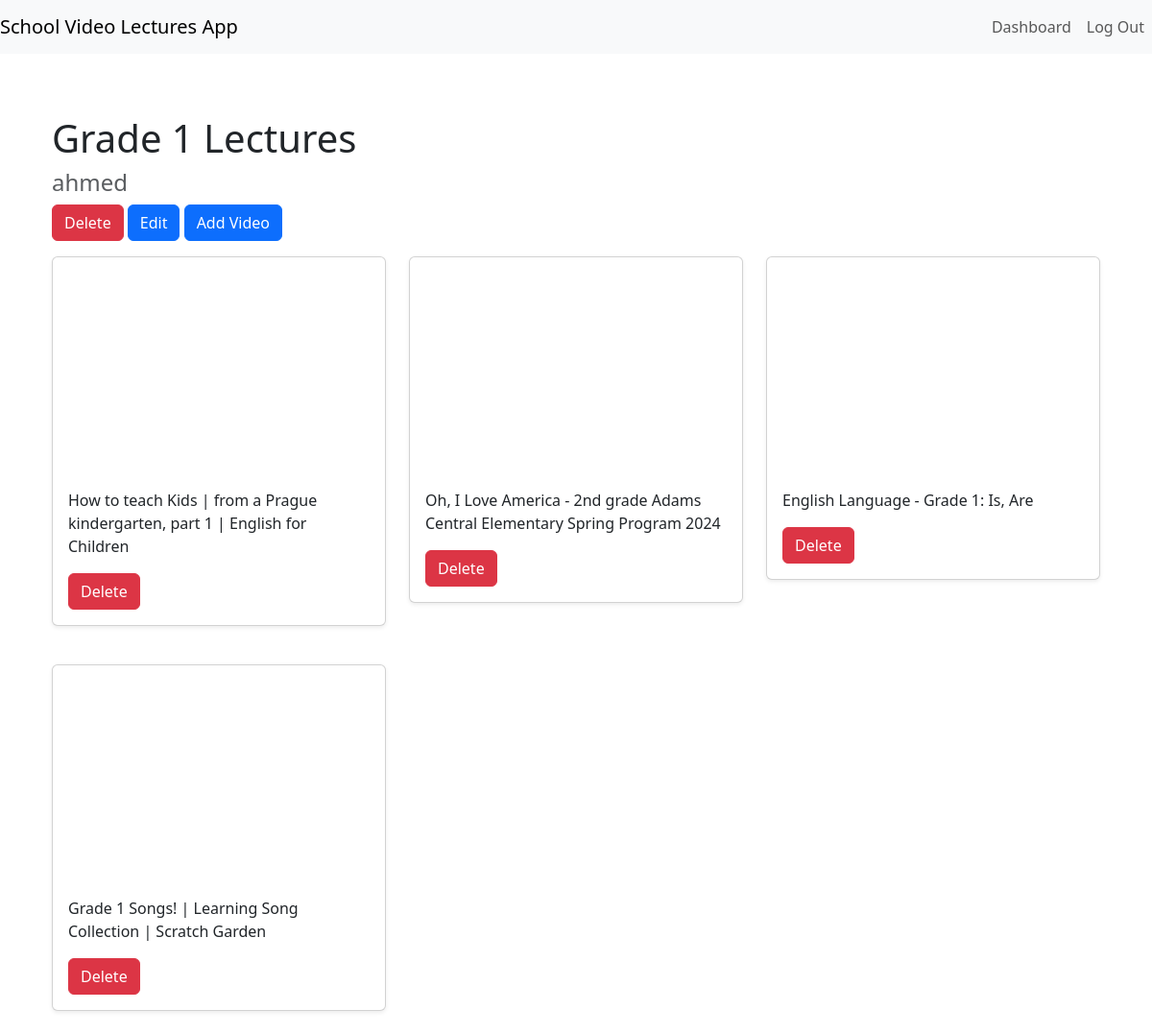
The page /halloffame/1 (signed in) on the database its author committed.
### halls/models.py (models this page shows)
class Hall(models.Model):
    title = models.CharField(max_length=255)
    user = models.ForeignKey(User, on_delete=models.CASCADE)

class Video(models.Model):
    title = models.CharField(max_length=255)
    url = models.URLField()
    youtube_id = models.CharField(max_length=255)
    hall = models.ForeignKey(Hall, on_delete=models.CASCADE)

### halls/views.py (the view)
# urls.py: path('halloffame/<int:pk>', views.DetailHall.as_view(), name='detail_hall'),
class DetailHall(generic.DetailView):
    model = Hall
    template_name = 'halls/detail_hall.html'

### halls/templates/halls/detail_hall.html
{% extends 'halls/base.html' %}
{% block content %}
<div class="container">
<h1>{{ hall.title }}</h1>
<h4 class="text-muted">{{ hall.user.username }}</h4>
{% if user.id == hall.user.id %}
<a href="{% url 'delete_hall' hall.id %}" class="btn btn-danger">Delete</a>
<a href="{% url 'update_hall' hall.id %}" class="btn btn-primary">Edit</a>
<a href="{% url 'add_video' hall.id %}" class="btn btn-primary">Add Video</a>
{% endif %}
    <div class="row">
      {% for video in hall.video_set.all %}
      <div class="col-md-4 mt-3">
        <div class="card mb-4 shadow-sm">
          <iframe width="100%" height="225" src="https://www.youtube.com/embed/{{ video.youtube_id }}" frameborder="0" allow="accelerometer; autoplay; encrypted-media; gyroscope; picture-in-picture" allowfullscreen></iframe>
          <div class="card-body">
            <p class="card-text">{{ video.title }}</p>
            {% if user.id == hall.user.id %}
            <a href="{% url 'delete_video' video.id %}" class="btn btn-danger">Delete</a>
            {% endif %}
          </div>
        </div>
      </div>
      {% endfor %}
      </div>
</div>
{% endblock %}

### halls/templates/halls/base.html (style rules this page uses)
body { padding-top: 4.5rem; }

### rows shown on the page
Hall: title "Grade 1 Lectures", user.username "ahmed"
Video: title "How to teach Kids | from a Prague kindergarten, part 1 | English for Children"
Video: title "Oh, I Love America - 2nd grade Adams Central Elementary Spring Program 2024"
Video: title "English Language - Grade 1: Is, Are"
Video: title "Grade 1 Songs! | Learning Song Collection | Scratch Garden"
